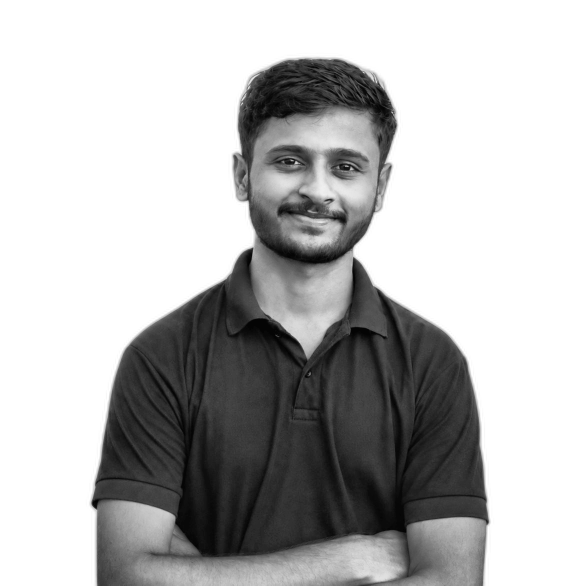
#> input picture assets/profile-prepped.png, 1171 x 1171 px (shown at 1/2 size)
$ python make_ascii_svg.py
#> lines starting #> are read from the running program, lines starting #| are printed output that depends on the picture
import sys
from pathlib import Path

try:
    from PIL import Image
    import numpy as np
except ImportError:
    pass

REPO_ROOT = Path(__file__).parent.parent.resolve()
ASSETS_DIR = REPO_ROOT / "assets"

# Density ramp from darkest to lightest
DENSITY = " .`:-=+*cs#%@"

def create_placeholder_ascii():
    return [
        "      _..._      ",
        "    .'     '.    ",
        "   /  _   _  \\   ",
        "   | (o)_(o) |   ",
        "   \\    _    /   ",
        "    '.  _  .'    ",
        "      '---'      ",
        "                 ",
        " Placeholder!    ",
        " Add photo to    ",
        " assets/profile- ",
        " source.png and  ",
        " run scripts!    "
    ]

def image_to_ascii(image_path, width=40):
#> called with width = 40
    try:
        img = Image.open(image_path)
#> img is the input picture: PIL image 1171x1171 L; min 1, max 255, mean 185.1
    except FileNotFoundError:
        return create_placeholder_ascii()

    # Resize keeping aspect ratio
    aspect_ratio = img.height / img.width
#> aspect_ratio = 1
    # ASCII characters are roughly twice as tall as they are wide
    height = int(width * aspect_ratio * 0.5)
#> height = 20

    img = img.resize((width, height))
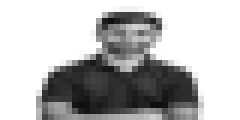
#> img: PIL image 40x20 L (shown 6 times larger); min 13, max 255, mean 184.8
    img = img.convert('L') # Convert to grayscale

    pixels = np.array(img)

    # Map pixels to density ramp
    # Invert the pixel intensity so dark pixels map to dense characters (at the end of DENSITY)
    # The density ramp: index 0 (space) is lightest, index -1 (@) is darkest
    ascii_grid = []
    ramp_len = len(DENSITY)

    for row in pixels:
        ascii_row = ""
        for pixel in row:
            # pixel is 0 (black) to 255 (white)
            # Map 0 to ramp_len-1, and 255 to 0
            index = int((255 - pixel) / 255 * (ramp_len - 1))
            ascii_row += DENSITY[index]
        ascii_grid.append(ascii_row)
#> this loop made 20 passes
#> after the loop, ascii_grid = 20 items

    return ascii_grid

def make_ascii_svg():
    prepped_path = ASSETS_DIR / "profile-prepped.png"

    if prepped_path.exists() and "PIL" in sys.modules:
        lines = image_to_ascii(prepped_path)
#> lines = 20 items
    else:
        lines = create_placeholder_ascii()

    # Generate SVG
    width = 300
    height = len(lines) * 12 + 20
#> height = 260

    svg_elements = []

    svg_elements.append("""
    <style>
        .ascii {
            font-family: 'Courier New', Courier, monospace;
            font-size: 10px;
            font-weight: bold;
            fill: #c9d1d9;
            white-space: pre;
        }
        .line {
            opacity: 0;
            animation: typeIn 0.1s linear forwards;
        }
        @keyframes typeIn {
            from { opacity: 0; }
            to { opacity: 1; }
        }
    </style>
    """)

    # Draw background (optional, or transparent)
    svg_elements.append(f'<rect width="{width}" height="{height}" fill="transparent" />')

    for i, line in enumerate(lines):
        # Escape XML chars just in case
        line_escaped = line.replace('&', '&amp;').replace('<', '&lt;').replace('>', '&gt;')
        y = 15 + (i * 12)
        delay = i * 0.1 # Staggered typing animation

        svg_elements.append(f'<text x="10" y="{y}" class="ascii line" style="animation-delay: {delay}s;">{line_escaped}</text>')
#> this loop made 20 passes
#> (line, line_escaped, y, delay) on passes 1 to 7: ('                                        ', '                                        ', 15, 0), ('                                        ', '                                        ', 27, 0.1), ('                 :*ccscc+:              ', '                 :*ccscc+:              ', 39, 0.2), ('                -#%#ssc*c#+             ', '                -#%#ssc*c#+             ', 51, 0.3), ('                +s+=-```:+c             ', '                +s+=-```:+c             ', 63, 0.4), ('                +==++--*=--             ', '                +==++--*=--             ', 75, 0.5), ('                -+:-=-`:`-`             ', '                -+:-=-`:`-`             ', 87, 0.6)
#> after the loop, svg_elements = 22 items

    svg_content = f"""<svg xmlns="http://www.w3.org/2000/svg" viewBox="0 0 {width} {height}" width="{width}" height="{height}">
{''.join(svg_elements)}
</svg>"""

    ASSETS_DIR.mkdir(parents=True, exist_ok=True)
    out_path = ASSETS_DIR / "ascii-profile.svg"
    with open(out_path, "w", encoding="utf-8") as f:
        f.write(svg_content)

    print(f"Saved ASCII SVG to {out_path}")

if __name__ == "__main__":
    make_ascii_svg()
